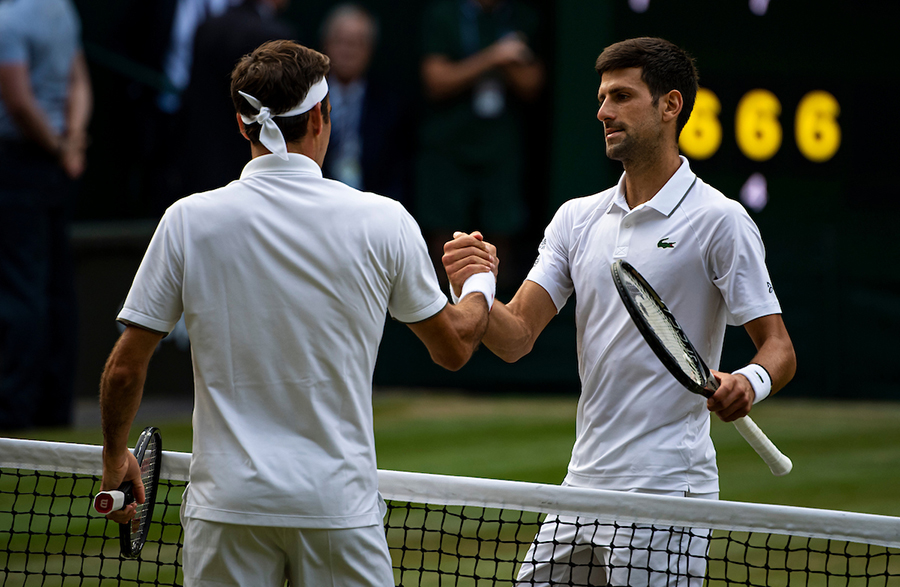
#> input picture face_detect/download.jpg, 900 x 587 px
$ python scan.py --image face_detect/download.jpg
#> lines starting #> are read from the running program, lines starting #| are printed output that depends on the picture; after the words box and inside, x2 and y2 are one past the last pixel; in counts of white or black regions, pixels touching at a corner belong together
### transform.py
import numpy as np
import cv2

def order_points(pts):
    '''
    Sorts a list of four points into: top-left, top-right, bottom-right, bottom-left.

    Key arguments:
    pts -- A list of four (x, y) coordinate points of each point of a rectangle.
    '''


    # Initialize a list of coordinates that will be ordered such that the first entry in the list is the top-left. Second entry is top-right, third is bottom-right and fourth is bottom-left.
    rect = np.zeros((4, 2), dtype='float32')

    # Top-left point will have the smallest x + y sum, the bottom-right point has the largest x + y sum.
    s = pts.sum(axis=1)
    rect[0] = pts[np.argmin(s)]
    rect[2] = pts[np.argmax(s)]

    # Compute the difference between the points, the top-right point will have the smallest difference and the bottom-left has the largest difference.
    diff = np.diff(pts, axis=1)
    rect[1] = pts[np.argmin(diff)]
    rect[3] = pts[np.argmax(diff)]

    return rect

def four_point_transform(image, pts):
    '''


    Key arguments:
    image -- image we want to apply the perspective transform to.
    pts -- list of four points that contain the ROI of the image we want to transform.
    '''

    # Obtain a consistent order of the points and unpack them.
    rect = order_points(pts)
    (tl, tr, br, bl) = rect

    # Determine the dimensions of our new warped image. New width and height is the max between the two pairs of options we have shown below.

    # Compute the width of the new image, which is the max distance between bottom-right and bottom-left x coordinates or the top-right and top-left x coordinates.
    widthA = np.sqrt(((br[0] - bl[0]) ** 2) + ((br[1] - bl[1]) ** 2))
    widthB = np.sqrt(((tr[0] - tl[0]) ** 2) + ((tr[1] - tl[1]) ** 2))
    maxWidth = max(int(widthA), int(widthB))

    # Compute the height of the new image which is the max distance between the top-right and bottom-right y coordinates or the top-left and bottom-left y coordinates.
    heightA = np.sqrt(((tr[0] - br[0]) ** 2) + ((tr[1] - br[1]) ** 2))
    heightB = np.sqrt(((tl[0] - bl[0]) ** 2) + ((tl[1] - bl[1]) ** 2))
    maxHeight = max(int(heightA), int(heightB))

    # We now have the dimensions of our new image. Construct the set of points to get a bird's eye view of the image in ordered list tl-tr-br-bl.
    dst = np.array([
        [0, 0],
        [maxWidth - 1, 0],
        [maxWidth - 1, maxHeight - 1],
        [0, maxHeight - 1]], dtype='float32')

    # Compute the perspective transform matrix and apply it to get the top-down view. Args: list of the four ROI points in the original image, second is the list of transformed points.
    M = cv2.getPerspectiveTransform(rect, dst)
    # Args: image, transformation matrix, and width and height of output image.
    warped = cv2.warpPerspective(image, M, (maxWidth, maxHeight))

    return warped

### scan.py
from transform import four_point_transform
from skimage.filters import threshold_local
import numpy as np
import argparse
import cv2
import imutils

# The threshold_local function helps us obtain the black and white feel to our scanned image.

ap = argparse.ArgumentParser()
ap.add_argument('-i', '--image', required=True, help='Path to the image.')
args = vars(ap.parse_args())

image = cv2.imread(args['image'])
#> image is the input picture: shape (587, 900, 3); mean B, G, R 67.3, 74, 71.7
# Compute ratio of old height to new height. We resize scanned image to have a height of 500 pixels to speedup image processing and also to make edge detection more accurate. The ratio will allow us to perform the scan on the original image rather than the resized image.
ratio = image.shape[0] / 500
#> ratio = 1.17
orig = image.copy()
# Resize a copy of the image.
image = imutils.resize(image, height=500)
#> image: shape (500, 766, 3)

# Step 1: Edge Detection
# Convert to grayscale, blur, and find edges.
gray = cv2.cvtColor(image, cv2.COLOR_BGR2GRAY)
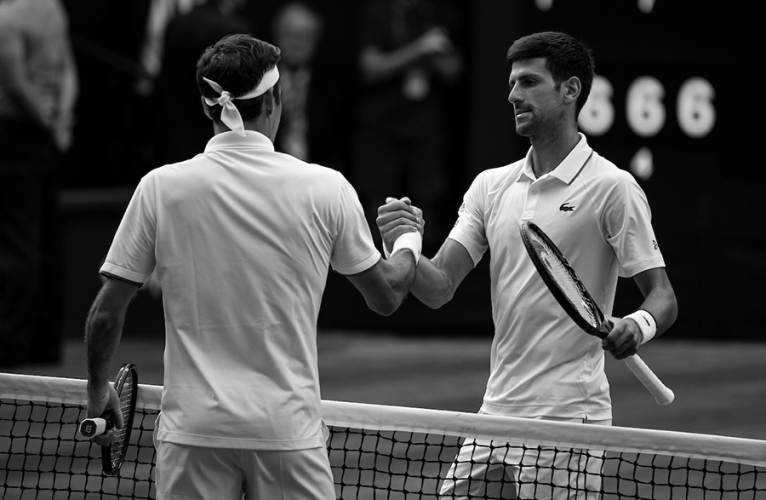
#> gray: shape (500, 766); min 0, max 255, mean 72.5
blurred = cv2.GaussianBlur(gray, (5, 5), 0)
edged = cv2.Canny(blurred, 75, 200)
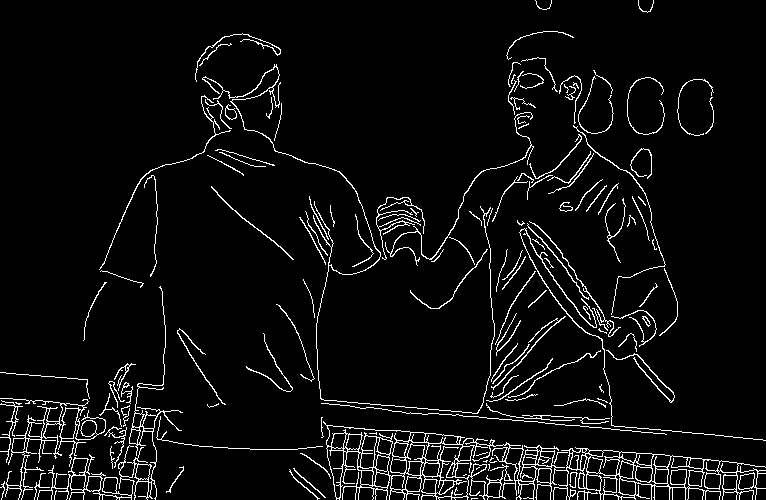
#> edged: shape (500, 766); 5.2% white in thin lines or dots

print(f'STEP 1: Edge Detection')
cv2.imshow('Image', image)
cv2.imshow('Edged', edged)
cv2.waitKey(0)
cv2.destroyAllWindows()

# Step 2: Finding Contours
# We will assume that the largest contour with exactly four points is our piece of paper to be scanned.
(cnts, hierarchy) = cv2.findContours(edged.copy(), cv2.RETR_LIST, cv2.CHAIN_APPROX_SIMPLE)
#> cnts = 285 contours, 118 with area under 20; largest, box (x1, y1, x2, y2) and area: (323, 421, 766, 500) 16332, (37, 286, 183, 500) 1738, (455, 443, 517, 497) 1603, (0, 398, 106, 500) 1308, (424, 442, 469, 498) 1062
cnts = sorted(cnts, key=cv2.contourArea, reverse=True)[:5]
#> cnts = 5 contours; box (x1, y1, x2, y2) and area: (323, 421, 766, 500) 16332, (37, 286, 183, 500) 1738, (455, 443, 517, 497) 1603, (0, 398, 106, 500) 1308, (424, 442, 469, 498) 1062

for c in cnts:
    # Approximate the contour
    peri = cv2.arcLength(c, True)
    approx = cv2.approxPolyDP(c, 0.02*peri, True)

    # If approximated contour has four points, then we found it.
    if len(approx) == 4:
        screenCnt = approx
        break
#> this loop made 2 passes
#> (peri, screenCnt) on pass 2: (2169.1, [[160, 286], [152, 480], [37, 499], [155, 499]])
#> (peri, approx) on pass 1: (3485.9, [[323, 421], [336, 499], [765, 488]])

print(f'STEP 2: Find contours of paper')
cv2.drawContours(image, [screenCnt], -1, (0, 255, 0), 2)
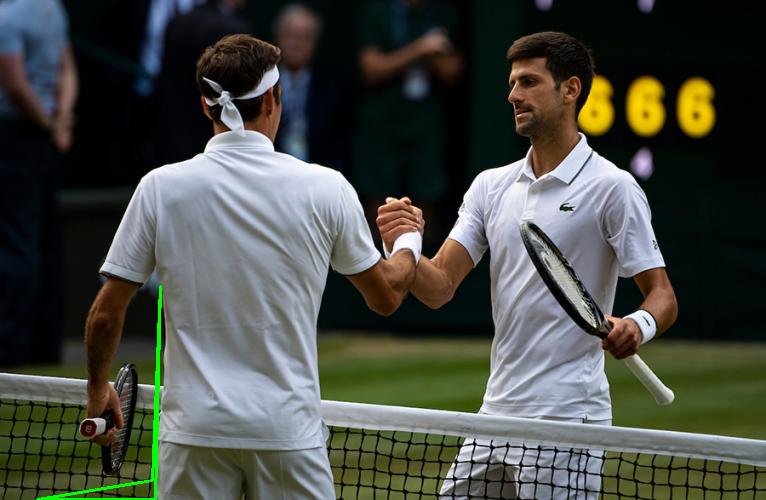
#> image: shape (500, 766, 3); mean B, G, R 67.1, 74.7, 71.4
cv2.imshow('Outline', image)
cv2.waitKey(0)
cv2.destroyAllWindows()

# Step 3: Apply a Perspective Transform and Threshold
# Apply four point transformation. Second arg is the contour of the document multiplied by the resize ratio. We do this because we performed edge detection and found contours on the resized image of height of 500 pixels.
warped = four_point_transform(orig, screenCnt.reshape(4, 2) * ratio)
#> in order_points, `s = pts.sum(axis=1)`: s = [523.6, 742, 629.3, 767.8]
#> in order_points, `diff = np.diff(pts, axis=1)`: diff = [147.9, 385.1, 542.4, 403.9]
#> in four_point_transform, `rect = order_points(pts)`: rect = [[187.8, 335.8], [187.8, 335.8], [182, 585.8], [43.44, 585.8]]
#> in four_point_transform, `(tl, tr, br, bl) = rect`: tl = [187.8, 335.8]; br = [182, 585.8]; bl = [43.44, 585.8]
#> in four_point_transform, `widthA = np.sqrt(((br[0] - bl[0]) ** 2) + ((br[1] - bl[1]) ** 2))`: widthA = 138.5
#> in four_point_transform, `widthB = np.sqrt(((tr[0] - tl[0]) ** 2) + ((tr[1] - tl[1]) ** 2))`: widthB = 0
#> in four_point_transform, `maxWidth = max(int(widthA), int(widthB))`: maxWidth = 138
#> in four_point_transform, `heightA = np.sqrt(((tr[0] - br[0]) ** 2) + ((tr[1] - br[1]) ** 2))`: heightA = 250.1
#> in four_point_transform, `heightB = np.sqrt(((tl[0] - bl[0]) ** 2) + ((tl[1] - bl[1]) ** 2))`: heightB = 288.8
#> in four_point_transform, `maxHeight = max(int(heightA), int(heightB))`: maxHeight = 288
#> in four_point_transform, `dst = np.array([ [0, 0], [maxWidth - 1, 0], [maxWidth - 1, maxHeight -..`: dst = [[0, 0], [137, 0], [137, 287], [0, 287]]
#> in four_point_transform, `M = cv2.getPerspectiveTransform(rect, dst)`: M = [[0.00246, 0.00142, -0.941], [-0.00317, 0.00279, -0.339], [-1.11e-05, 9.71e-06, -0.00118]]
#> in four_point_transform, `warped = cv2.warpPerspective(image, M, (maxWidth, maxHeight))`:
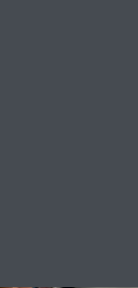
#> warped: shape (288, 138, 3); mean B, G, R 81, 75, 70.1

# Produce black and white paper effect via grayscale conversion and thresholding.
warped = cv2.cvtColor(warped, cv2.COLOR_BGR2GRAY)
#> warped: shape (288, 138)
# Adaptive thresholding.
warped = cv2.adaptiveThreshold(warped, 255, cv2.ADAPTIVE_THRESH_GAUSSIAN_C, cv2.THRESH_BINARY, 11, 7)
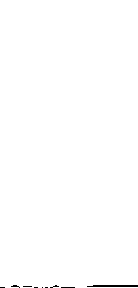
#> warped: shape (288, 138); 99.6% white; black in thin lines or dots, all inside (x1, y1, x2, y2) = (0, 285, 138, 288)
warped = warped.astype('uint8')

print(f'STEP 3: Apply Perspective Transform')
cv2.imshow('Original', imutils.resize(orig, height=650))
cv2.imshow('Scanned', imutils.resize(warped, height=650))
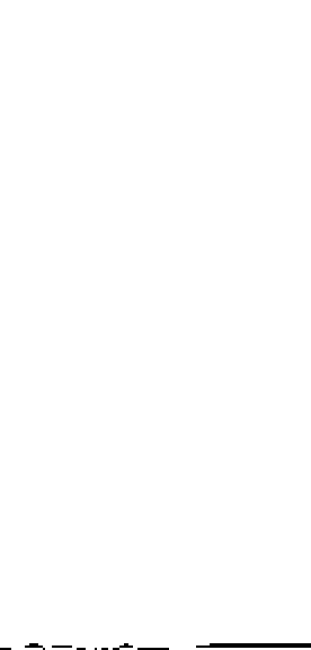
#> window 'Scanned': shape (650, 311); min 0, max 255, mean 254
cv2.waitKey(0)
